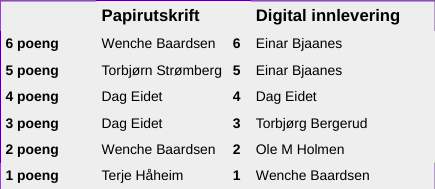
#> input picture data/train/19.png, 435 x 189 px; its folder holds only this picture in this run
$ python loop.py
#> lines starting #> are read from the running program, lines starting #| are printed output that depends on the picture; after the words box and inside, x2 and y2 are one past the last pixel; in counts of white or black regions, pixels touching at a corner belong together
#> further down, img is the input picture: shape (189, 435, 3); mean B, G, R 219.8, 218.8, 219.4
import cv2
import numpy as ny
import xml.etree.ElementTree as ET

import os


def processImage(img,morph_size):
#> called with morph_size = (1, 1)
    gray = cv2.cvtColor(img, cv2.COLOR_BGR2GRAY)
    thresh = cv2.adaptiveThreshold(gray, 255, cv2.ADAPTIVE_THRESH_GAUSSIAN_C, cv2.THRESH_BINARY_INV, 11, 10)
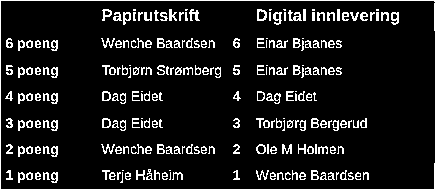
#> thresh: shape (189, 435); 9.7% white in thin lines or dots
    kernel = cv2.getStructuringElement(cv2.MORPH_CROSS, morph_size)
    thresh = cv2.dilate(thresh, kernel, iterations=1)
    return thresh

def find_Contours(thresh):
    min_text_height_limit=3
    max_text_height_limit=18

    min_text_width_limit=5
    max_text_width_limit=500

    min_text_area_limit=1
    max_text_area_limit=2000

    contours, hierarchy = cv2.findContours(thresh, cv2.RETR_LIST, cv2.CHAIN_APPROX_SIMPLE)
    boxes = []
    for contour in contours:
        box = cv2.boundingRect(contour)
        h = box[3]
        w = box[2]
        area = cv2.contourArea(contour)
        if min_text_height_limit < h < max_text_height_limit and min_text_width_limit < w < max_text_width_limit and min_text_area_limit < area < max_text_area_limit:
            boxes.append(box)
    return boxes

def get_htb(boxes):
    sum_height = 0
    lenboxes = len(boxes)
    for box in boxes:
        sum_height = sum_height + box[3]
    return sum_height/lenboxes

def lineSpacing(boxes):
    boxes.sort(key=lambda x: x[1], reverse=False)
    MaxLine = 0
    a = 0
    for i in range(len(boxes)-1):
        if MaxLine < (boxes[i + 1][1] - boxes[i][1]) and (boxes[i + 1][1] - boxes[i][1]) > 10:
            MaxLine = MaxLine + (boxes[i + 1][1] - boxes[i][1])
            a += 1
    if a == 0:
        return 10
    MaxLine /= a
    return MaxLine


def getCorrection(thresh,with_ = 3,height_ = 1):
#> called with with_ = 3, height_ = 1
    kernel = cv2.getStructuringElement(cv2.MORPH_RECT, (with_, height_))
    thresh = cv2.dilate(thresh, kernel, iterations=1)
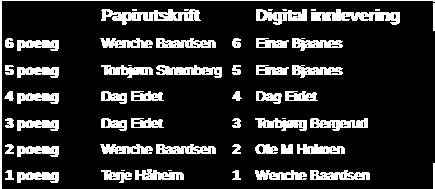
#> thresh: shape (189, 435); 16.6% white; 58 white regions (9 under 20 px)
    boxes = find_Contours(thresh)
#> in find_Contours, `contours, hierarchy = cv2.findContours(thresh, cv2.RETR_LIST, cv2.CHAI..`: contours = 267 contours, 207 with area under 20; largest, box (x1, y1, x2, y2) and area: (101, 9, 201, 25) 748, (311, 9, 400, 25) 618, (256, 9, 307, 25) 435, (156, 65, 222, 78) 419, (310, 118, 368, 131) 395
#> the loop in find_Contours, `for contour in contours:` made 267 passes
#> (h, w, area) on passes 67, 70, 71: (9, 6, 29.5), (11, 42, 289), (10, 48, 297.5)
#> after the loop in find_Contours, `for contour in contours:`: boxes = 83 items, first 6: (356, 176, 7, 4), (111, 176, 6, 4), (346, 175, 6, 5), (286, 174, 6, 5), (349, 173, 6, 4), (17, 172, 42, 11)
    line_spacing = lineSpacing(boxes)
#> the loop in lineSpacing, `for i in range(len(boxes)-1):` made 82 passes
#> (MaxLine, a) on pass 8: (22, 1)
#> after the loop in lineSpacing, `for i in range(len(boxes)-1):`: MaxLine = 22; a = 1
#> line_spacing = 22
    averageHeight = get_htb(boxes)
#> in get_htb, `lenboxes = len(boxes)`: lenboxes = 83
#> the loop in get_htb, `for box in boxes:` made 83 passes
#> (box, sum_height) on passes 1 to 12: ((311, 9, 89, 16), 16), ((256, 9, 51, 16), 32), ((101, 9, 100, 16), 48), ((259, 11, 6, 9), 57), ((291, 13, 8, 5), 62), ((162, 13, 7, 4), 66), ((157, 13, 8, 7), 73), ((363, 16, 7, 4), 77), ((292, 38, 51, 13), 90), ((256, 38, 33, 10), 100), ((232, 38, 9, 10), 110), ((156, 38, 60, 10), 120)
#> after the loop in get_htb, `for box in boxes:`: sum_height = 696
#> averageHeight = 8.39
    return [averageHeight,line_spacing]

def testDNA(box1,box2):
    (x, y, w, h) = box1
    (x1, y1, w1, h1) = box2
    if (x+w >= x1) and (x1+w1 >= x) and (y+h >= y1) and (y1+h1 >= y):
        return True
    return False

def iou(results,resultsXml):
    lenArrXml = len(resultsXml)
    lenArrRs = len(results)
    lenArrMax = max(lenArrRs,lenArrXml)
    sum = 0
    boxTrue = 0
    for i in range(lenArrRs):
        accuracy = 0
        for j in range(lenArrXml):
            if testDNA(results[i],resultsXml[j]):
                (x, y, x1, y1) = resultsXml[j]
                (x2, y2, x3, y3) = results[i]
                areaXml = (x1 - x)*(y1 - y)
                areaRs = (x3 - x2)*(y3 - y2)
                w = min(x1,x3) - max(x,x2)
                h = min(y1,y3) - max(y,y2)
                areaOverlap = w*h
                if accuracy < areaOverlap/(areaXml + areaRs - areaOverlap) <=1:#
                    accuracy = areaOverlap/(areaXml + areaRs - areaOverlap)
        print("độ chính xác của box ",i," là :",accuracy)
        if 0.5 < accuracy <= 1:
            boxTrue += 1
    # print("tổng số box là : ",lenArrRs)
    return boxTrue/lenArrXml
    # return sum/lenArrXml

def getAllOverlaps(boxes,bounds, index):
    overlaps = []
    for i in range(len(boxes)):
            if testDNA(bounds, boxes[i]):
                overlaps.append(boxes[i])
    return overlaps


def clearBoxes(boxes,r,d):
    finished = False
    while not finished:
        finished = True

        index = len(boxes)-1
        while index >=0:
            (x, y, w, h) = boxes[index]
            x -= r
            y -= d
            w += 2*r
            h += 2*d
            overlaps = getAllOverlaps(boxes,(x, y, w, h),index)
            con = []
            for box in overlaps:
                (x1,y1,w1,h1) = box
                tl = [x1,y1]
                br = [x1 + w1, y1 + h1]
                con.append(tl)
                con.append(br)
            con = ny.array(con)
            (x2,y2,w2,h2) = cv2.boundingRect(con)
            for ind in overlaps:
                    if ind in boxes:
                        boxes.remove(ind)
            boxes.append((x2,y2,w2-1,h2-1))
            if len(overlaps) > 1:
                finished = False;
                break
            index -= 1

    return boxes

def readXml(pathXml):
    tree = ET.parse(pathXml)
    root = tree.getroot()
    a = []
    for child in root:
        b = []
        if child.tag == 'object':
            for con in child:
                if con.tag == 'bndbox':
                    for con2 in con:
                        b.append(con2.text)
            a.append(b)
    a = ny.array(a, dtype=ny.int32)
    return a

if "BTL-DIP" == "BTL-DIP":
    folderName = "train"
    sumIou = 0
    i = 0
    for filename in os.listdir(("data/" + folderName)): ##truyen vao duong dan chua thu muc

        imgname,extension = os.path.splitext(filename)

        if extension == ".xml":
            continue
        i += 1
        img = cv2.imread("data/" + folderName + "/" + imgname +".png")

        thresh = processImage(img,(1,1))
        correction = getCorrection(thresh)
#> correction = [8.39, 22]
        height_text = correction[0]
#> height_text = 8.39
        lineToLine = correction[1]
#> lineToLine = 22
        letter_spacing = round(height_text*0.75)
#> letter_spacing = 6
        line_spacing =  lineToLine - round(height_text*1.55)
#> line_spacing = 9
        thresh2 = processImage(img,(round(height_text/2.3),1))
#> call 2 of processImage, with morph_size = (4, 1)
#> in processImage (call 2), `thresh = cv2.dilate(thresh, kernel, iterations=1)`:
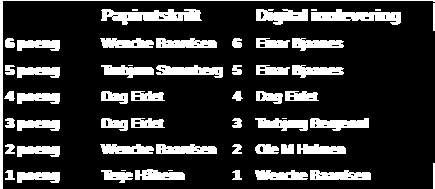
#> thresh: shape (189, 435); 18.9% white; 56 white regions (7 under 20 px)
        boxes = find_Contours(thresh2)
#> in find_Contours (call 2), `contours, hierarchy = cv2.findContours(thresh, cv2.RETR_LIST, cv2.CHAI..`: contours = 168 contours, 112 with area under 20; largest, box (x1, y1, x2, y2) and area: (101, 9, 202, 25) 844, (311, 9, 401, 25) 730, (256, 9, 308, 25) 492, (156, 65, 223, 78) 477, (310, 118, 369, 131) 442
#> the loop in find_Contours (call 2), `for contour in contours:` made 168 passes
#> (box, h, w, area) on passes 20 to 22: ((17, 172, 43, 11), 11, 43, 312.5), ((310, 170, 61, 10), 10, 61, 438), ((255, 170, 53, 10), 10, 53, 369)
        results = clearBoxes(boxes,letter_spacing,line_spacing)
        for box in results:
            (x, y, w, h) = box
            cv2.rectangle(img, (x, y), (x + w -1, y + h -1), (0, 0, 255), 1)
#> this loop made 26 passes
#> box on passes 1 to 12: (255, 170, 116, 10), (232, 170, 10, 10), (101, 169, 84, 14), (100, 144, 117, 10), (255, 118, 114, 13), (232, 118, 10, 10), (5, 118, 55, 13), (101, 91, 64, 13), (256, 65, 88, 13), (232, 65, 10, 10), (5, 65, 55, 13), (100, 38, 117, 10)
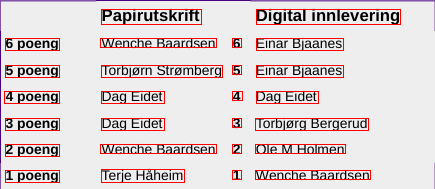
#> img: shape (189, 435, 3); 4.94% of pixels changed, all inside (x1, y1, x2, y2) = (4, 9, 401, 183)
        #### BEGIN : SHOW XML
        pathXml = 'data/' + folderName + '/' + imgname +'.xml'
        resultsXml = readXml(pathXml)
#> (the run stopped early here; a loop or call above may not have finished)

$ run again, on data/train/48725.png
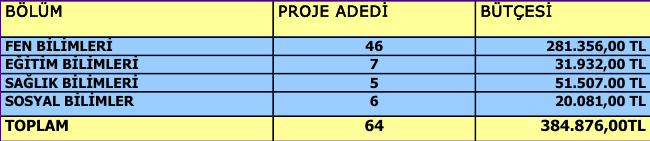
#> input picture data/train/48725.png, 650 x 141 px
#> img is the input picture: shape (141, 650, 3); mean B, G, R 178.8, 192.5, 170.1
#> contours = 166 contours, 108 with area under 20; largest, box (x1, y1, x2, y2) and area: (0, 0, 650, 141) 67690, (1, 1, 272, 37) 9420, (274, 1, 475, 37) 6962, (1, 116, 272, 141) 6478, (1, 92, 272, 116) 6199
#> the loop in find_Contours, `for contour in contours:` made 166 passes
#> (h, w, area) on passes 69 to 71: (10, 19, 81.5), (10, 23, 158), (10, 49, 330)
#> after the loop in find_Contours, `for contour in contours:`: boxes = 62 items, first 6: (582, 121, 8, 9), (540, 120, 107, 14), (364, 120, 21, 11), (4, 120, 65, 11), (119, 100, 6, 5), (24, 100, 6, 5)
#> the loop in lineSpacing, `for i in range(len(boxes)-1):` made 61 passes
#> (MaxLine, a) on pass 13: (31, 1)
#> after the loop in lineSpacing, `for i in range(len(boxes)-1):`: MaxLine = 31; a = 1
#> in getCorrection, `line_spacing = lineSpacing(boxes)`: line_spacing = 31
#> lenboxes = 62
#> the loop in get_htb, `for box in boxes:` made 62 passes
#> (box, sum_height) on passes 1 to 8: ((480, 5, 73, 15), 15), ((334, 5, 55, 12), 27), ((278, 5, 52, 12), 39), ((50, 5, 13, 12), 51), ((5, 5, 44, 12), 63), ((538, 6, 10, 10), 73), ((528, 6, 8, 5), 78), ((516, 6, 10, 10), 88)
#> after the loop in get_htb, `for box in boxes:`: sum_height = 519
#> averageHeight = 8.37
#> correction = [8.37, 31]
#> height_text = 8.37
#> lineToLine = 31
#> letter_spacing = 6
#> `line_spacing =  lineToLine - round(height_text*1.55)`: line_spacing = 18
#> in processImage (call 2), `thresh = cv2.dilate(thresh, kernel, iterations=1)`:
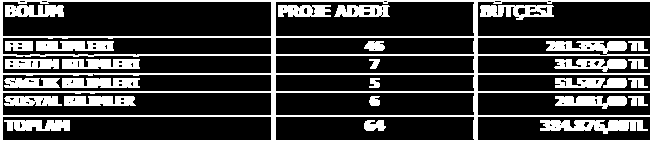
#> thresh: shape (141, 650); 24.3% white; 28 white regions
#> contours = 124 contours, 71 with area under 20; largest, box (x1, y1, x2, y2) and area: (0, 0, 650, 141) 68444, (2, 1, 272, 37) 9380, (275, 1, 475, 37) 6925, (2, 116, 272, 141) 6454, (2, 92, 272, 116) 6174
#> the loop in find_Contours (call 2), `for contour in contours:` made 124 passes
#> (box, h, w, area) on passes 5, 7, 8, 9, 10, 11, 24, 25: ((583, 121, 7, 7), 7, 7, 24), ((540, 120, 108, 14), 14, 108, 847.5), ((364, 120, 22, 11), 11, 22, 156.5), ((4, 120, 66, 11), 11, 66, 518.5), ((275, 116, 200, 25), 25, 200, 4755), ((2, 116, 270, 25), 25, 270, 6454), ((628, 96, 20, 10), 10, 20, 98.5), ((555, 96, 72, 13), 13, 72, 562.5)
#> the loop `for box in results:` made 6 passes
#> box on passes 1 to 6: (540, 41, 108, 93), (4, 41, 136, 90), (278, 5, 112, 12), (5, 5, 59, 12), (480, 5, 74, 15), (364, 41, 22, 90)
#> after the loop `for box in results:`:
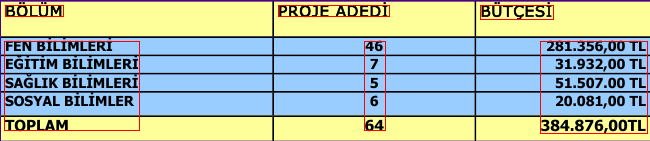
#> img: shape (141, 650, 3); 1.77% of pixels changed, all inside (x1, y1, x2, y2) = (4, 5, 648, 134)

$ run again, on data/train/48726.png
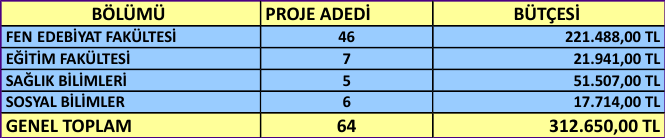
#> input picture data/train/48726.png, 665 x 138 px
#> img is the input picture: shape (138, 665, 3); mean B, G, R 185.4, 186.3, 160.8
#> contours = 181 contours, 99 with area under 20; largest, box (x1, y1, x2, y2) and area: (0, 0, 665, 138) 90968, (1, 0, 260, 26) 6172, (1, 113, 260, 138) 6171, (434, 113, 664, 138) 5494, (434, 1, 664, 26) 5494
#> the loop in find_Contours, `for contour in contours:` made 181 passes
#> (box, h, w, area) on passes 1, 6, 7: ((593, 125, 7, 6), 6, 7, 25), ((556, 122, 7, 9), 9, 7, 35.5), ((631, 121, 4, 9), 9, 4, 20.5)
#> after the loop in find_Contours, `for contour in contours:`: boxes = 75 items, first 6: (593, 125, 7, 6), (556, 122, 7, 9), (597, 121, 7, 5), (75, 121, 6, 10), (44, 121, 7, 10), (9, 121, 10, 10)
#> the loop in lineSpacing, `for i in range(len(boxes)-1):` made 74 passes
#> (MaxLine, a) on passes 10, 62: (15, 1), (33, 2)
#> after the loop in lineSpacing, `for i in range(len(boxes)-1):`: MaxLine = 33; a = 2
#> in lineSpacing, `MaxLine /= a`: MaxLine = 16.5
#> lenboxes = 75
#> the loop in get_htb, `for box in boxes:` made 75 passes
#> (box, sum_height) on passes 1 to 8: ((514, 7, 66, 16), 16), ((319, 7, 52, 13), 29), ((265, 7, 51, 13), 42), ((92, 7, 73, 13), 55), ((569, 9, 7, 6), 61), ((560, 9, 7, 5), 66), ((549, 9, 9, 10), 76), ((290, 9, 6, 10), 86)
#> after the loop in get_htb, `for box in boxes:`: sum_height = 710
#> averageHeight = 9.47
#> correction = [9.47, 16.5]
#> height_text = 9.47
#> lineToLine = 16.5
#> letter_spacing = 7
#> `line_spacing =  lineToLine - round(height_text*1.55)`: line_spacing = 1.5
#> in processImage (call 2), `thresh = cv2.dilate(thresh, kernel, iterations=1)`:
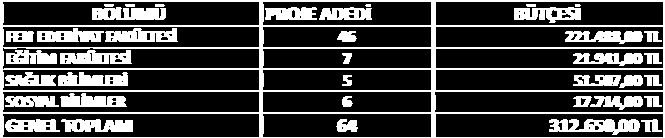
#> thresh: shape (138, 665); 26.9% white; 39 white regions (2 under 20 px)
#> contours = 152 contours, 80 with area under 20; largest, box (x1, y1, x2, y2) and area: (0, 0, 665, 138) 90968, (2, 113, 260, 138) 6147, (2, 1, 260, 26) 6147, (435, 113, 664, 138) 5470, (435, 1, 664, 26) 5470
#> the loop in find_Contours (call 2), `for contour in contours:` made 152 passes
#> (box, h, w, area) on passes 7, 11, 15: ((594, 125, 6, 6), 6, 6, 20), ((557, 122, 6, 9), 9, 6, 27.5), ((76, 121, 5, 10), 10, 5, 28)
#> the loop `for box in results:` made 18 passes
#> box on passes 1 to 8: (549, 119, 113, 16), (336, 119, 22, 13), (573, 96, 89, 14), (342, 96, 11, 11), (573, 75, 89, 13), (342, 75, 10, 11), (573, 53, 89, 13), (342, 53, 10, 11)
#> after the loop `for box in results:`:
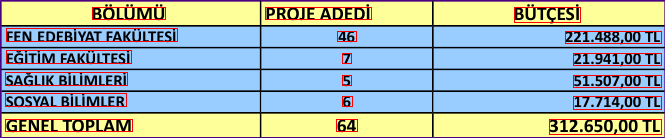
#> img: shape (138, 665, 3); 3.64% of pixels changed, all inside (x1, y1, x2, y2) = (5, 7, 662, 135)

$ run again, on data/train/48727.png
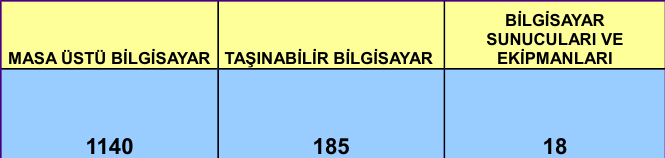
#> input picture data/train/48727.png, 665 x 158 px
#> img is the input picture: shape (158, 665, 3); mean B, G, R 199, 207.6, 180.7
#> in getCorrection, `thresh = cv2.dilate(thresh, kernel, iterations=1)`:
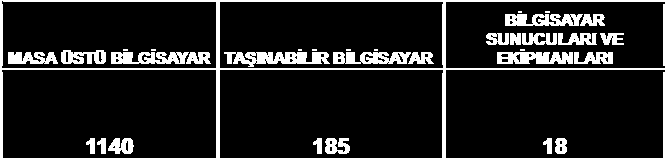
#> thresh: shape (158, 665); 12% white; 35 white regions (9 under 20 px)
#> contours = 102 contours, 58 with area under 20; largest, box (x1, y1, x2, y2) and area: (0, 0, 665, 158) 31844, (219, 1, 444, 69) 14945, (1, 0, 217, 69) 14342, (224, 52, 330, 67) 870, (497, 52, 573, 64) 682
#> the loop in find_Contours, `for contour in contours:` made 102 passes
#> (box, h, w, area) on passes 6 to 13: ((125, 140, 4, 12), 12, 4, 27), ((555, 138, 12, 16), 16, 12, 147), ((543, 138, 9, 16), 16, 9, 72.5), ((325, 138, 25, 16), 16, 25, 246), ((313, 138, 9, 16), 16, 9, 72.5), ((108, 138, 26, 16), 16, 26, 265.5), ((97, 138, 9, 16), 16, 9, 72.5), ((86, 138, 9, 16), 16, 9, 72.5)
#> after the loop in find_Contours, `for contour in contours:`: boxes = 34 items, first 6: (555, 138, 12, 16), (543, 138, 9, 16), (325, 138, 25, 16), (313, 138, 9, 16), (108, 138, 26, 16), (97, 138, 9, 16)
#> the loop in lineSpacing, `for i in range(len(boxes)-1):` made 33 passes
#> (MaxLine, a) on passes 3, 27: (18, 1), (98, 2)
#> after the loop in lineSpacing, `for i in range(len(boxes)-1):`: MaxLine = 98; a = 2
#> in lineSpacing, `MaxLine /= a`: MaxLine = 49
#> lenboxes = 34
#> the loop in get_htb, `for box in boxes:` made 34 passes
#> (box, sum_height) on passes 1 to 8: ((580, 14, 25, 12), 12), ((505, 14, 78, 12), 24), ((535, 15, 11, 10), 34), ((492, 33, 7, 9), 43), ((600, 33, 24, 12), 55), ((558, 33, 39, 12), 67), ((522, 33, 35, 12), 79), ((510, 33, 11, 12), 91)
#> after the loop in get_htb, `for box in boxes:`: sum_height = 402
#> averageHeight = 11.82
#> correction = [11.82, 49]
#> height_text = 11.82
#> lineToLine = 49
#> letter_spacing = 9
#> `line_spacing =  lineToLine - round(height_text*1.55)`: line_spacing = 31
#> contours = 85 contours, 64 with area under 20; largest, box (x1, y1, x2, y2) and area: (0, 0, 665, 158) 32352, (220, 1, 443, 69) 14811, (2, 1, 216, 69) 14207, (496, 52, 614, 64) 1167, (223, 52, 331, 67) 1072
#> the loop in find_Contours (call 2), `for contour in contours:` made 85 passes
#> (box, h, w, area) on passes 1, 3, 4, 5, 6, 7, 52, 53: ((337, 146, 8, 5), 5, 8, 26), ((554, 138, 14, 16), 16, 14, 177), ((542, 138, 11, 16), 16, 11, 104), ((324, 138, 27, 16), 16, 27, 343), ((312, 138, 11, 16), 16, 11, 104), ((85, 138, 50, 16), 16, 50, 541), ((496, 52, 118, 12), 12, 118, 1167), ((332, 52, 103, 12), 12, 103, 1025.5)
#> `boxes = find_Contours(thresh2)`: boxes = 31 items, first 6: (337, 146, 8, 5), (554, 138, 14, 16), (542, 138, 11, 16), (324, 138, 27, 16), (312, 138, 11, 16), (85, 138, 50, 16)
#> the loop in clearBoxes, `while not finished:` made 10 passes
#> after the loop in clearBoxes, `while not finished:`: boxes = [(542, 138, 26, 16), (223, 52, 212, 15), (485, 14, 140, 50), (7, 50, 205, 14), (85, 138, 50, 16), (312, 138, 39, 16)]
#> results has the same summary as boxes in clearBoxes
#> the loop `for box in results:` made 6 passes
#> after the loop `for box in results:`:
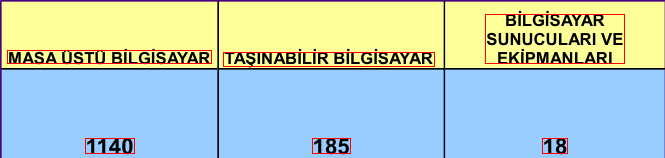
#> img: shape (158, 665, 3); 1.5% of pixels changed, all inside (x1, y1, x2, y2) = (7, 14, 625, 154)

$ run again, on data/train/20.png
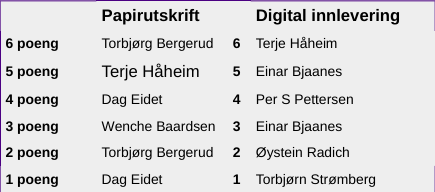
#> input picture data/train/20.png, 435 x 192 px
#> img is the input picture: shape (192, 435, 3); mean B, G, R 219.7, 218.7, 219.3
#> contours = 266 contours, 208 with area under 20; largest, box (x1, y1, x2, y2) and area: (101, 9, 201, 25) 748, (311, 9, 400, 25) 618, (256, 9, 307, 25) 435, (310, 174, 376, 187) 414, (156, 147, 214, 160) 401
#> the loop in find_Contours, `for contour in contours:` made 266 passes
#> (h, w, area) on passes 66, 67, 69: (11, 42, 289), (10, 43, 292.5), (13, 48, 329.5)
#> after the loop in find_Contours, `for contour in contours:`: boxes = 83 items, first 6: (133, 179, 8, 5), (313, 175, 8, 6), (133, 175, 8, 4), (17, 176, 42, 11), (310, 174, 66, 13), (255, 174, 52, 13)
#> the loop in lineSpacing, `for i in range(len(boxes)-1):` made 82 passes
#> (MaxLine, a) on passes 8, 32: (21, 1), (43, 2)
#> after the loop in lineSpacing, `for i in range(len(boxes)-1):`: MaxLine = 43; a = 2
#> in lineSpacing, `MaxLine /= a`: MaxLine = 21.5
#> lenboxes = 83
#> the loop in get_htb, `for box in boxes:` made 83 passes
#> (box, sum_height) on passes 1 to 8: ((311, 9, 89, 16), 16), ((256, 9, 51, 16), 32), ((101, 9, 100, 16), 48), ((259, 11, 6, 9), 57), ((291, 13, 8, 5), 62), ((162, 13, 7, 4), 66), ((157, 13, 8, 7), 73), ((363, 16, 7, 4), 77)
#> after the loop in get_htb, `for box in boxes:`: sum_height = 706
#> averageHeight = 8.51
#> correction = [8.51, 21.5]
#> height_text = 8.51
#> lineToLine = 21.5
#> letter_spacing = 6
#> `line_spacing =  lineToLine - round(height_text*1.55)`: line_spacing = 8.5
#> contours = 177 contours, 123 with area under 20; largest, box (x1, y1, x2, y2) and area: (101, 9, 202, 25) 844, (311, 9, 401, 25) 730, (142, 63, 201, 77) 497, (256, 9, 308, 25) 492, (310, 174, 377, 187) 482
#> the loop in find_Contours (call 2), `for contour in contours:` made 177 passes
#> (box, h, w, area) on passes 4, 14, 15: ((134, 179, 7, 5), 5, 7, 22), ((17, 176, 43, 11), 11, 43, 312.5), ((310, 174, 67, 13), 13, 67, 482)
#> the loop `for box in results:` made 26 passes
#> box on passes 1 to 8: (255, 174, 122, 13), (232, 174, 10, 10), (5, 174, 55, 13), (101, 147, 114, 13), (256, 121, 88, 13), (232, 121, 10, 10), (5, 121, 55, 13), (101, 94, 64, 13)
#> after the loop `for box in results:`:
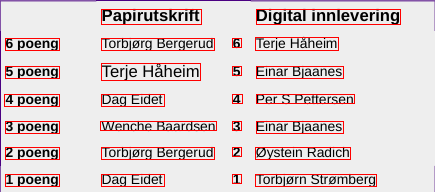
#> img: shape (192, 435, 3); 4.94% of pixels changed, all inside (x1, y1, x2, y2) = (4, 9, 401, 187)
